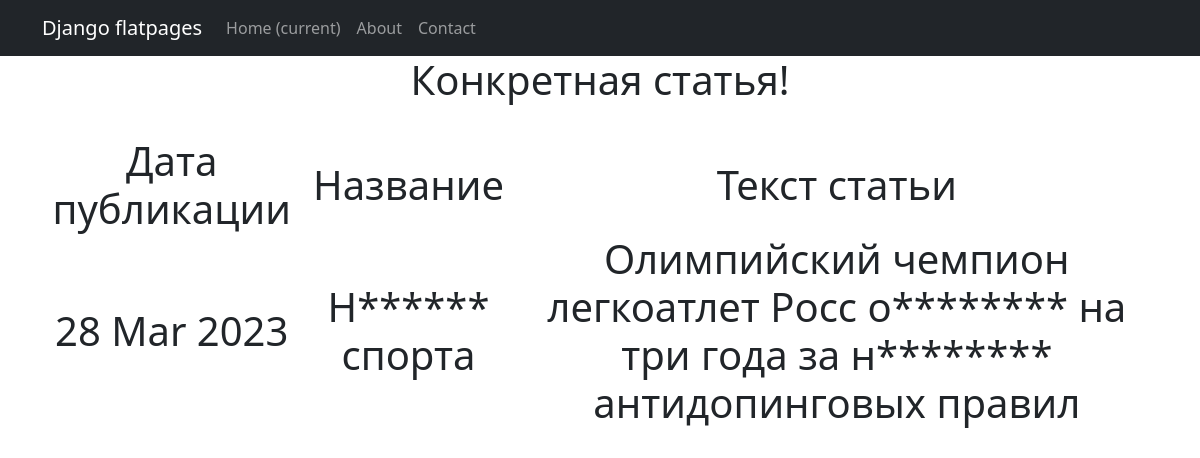
Page /news/20 on the committed database.
### NewsPortal/models.py (models this page shows, shortened)
class Post(models.Model):
    choise = [
        ('Article', 'Статья'),
        ('News', 'Новость'),
    ]
    p_category = models.ManyToManyField('Category', through='PostCategory')     # связь многие ко многим с Категорией
    p_author = models.ForeignKey(Author, on_delete=models.CASCADE)  # связь один ко многим с Автором
    p_name = models.CharField(max_length=50, null=True)    # заголовок статьи
    p_post = models.TextField()   # текст статьи
    p_create_date = models.DateTimeField(auto_now_add=True)     # дата время добавления
    p_update_date = models.DateTimeField(auto_now=True)     # дата время обновления
    p_rate = models.IntegerField(default=0)    # рейтинг статьи
    p_type = models.CharField(max_length=20, choices=choise, default='Article')

### NewsPortal/views.py (the view)
# urls.py: path('<int:pk>', PostDetails.as_view(), name='post_detail'),
class PostDetails(DetailView):
    model = Post
    template_name = 'Post.html'
    context_object_name = 'post'

### NewsPortal/templatetags/custom_filters.py (called while the page is built)
@register.filter(name='censor')
def currency(value):
    n = value.split()
    for i in n:
        if i.lower() in BAD_WORDS:
            value = value.replace(i, (i[0] + '*' * (len(i) - 1)))
    return f'{value}'

### templates/post.html (shortened to what this page needs)
{% extends 'flatpages/default.html' %}
{% load custom_tags %}
{% load custom_filters %}
{% block content %}
<h1>Конкретная статья!</h1></br>
<h1>
    <table>
           <tr>
               <td>
                   Дата публикации
               </td>
               <td>
                   Название
               </td>
               <td>
                   Текст статьи
               </td>
           </tr>
           <tr>
               <td>{{ post.p_create_date|date:'d M Y' }}</td>
               <td>{{ post.p_name|censor }}</td>
               <td>{{ post.p_post|censor }}</td>
           </tr>
       </table> </h1>
{% endblock content %}

### rows in the picture
Post: p_create_date "28 Mar 2023", p_name|censor "Н****** спорта", p_post|censor "Олимпийский чемпион легкоатлет Росс о******** на три года за н******** антидопинговых правил"
